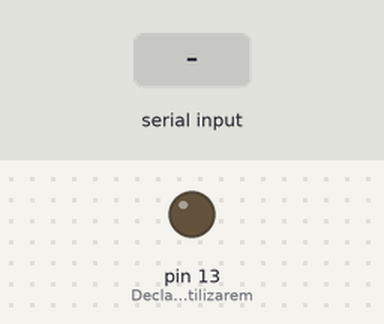
A sketch run on a simulated Arduino Uno, built with avr-gcc and run on an emulated ATmega328P. On the bench: output pins drawn as LEDs (lit = HIGH). The inputs (shaded band) are chosen by the test bench.

Above: at 1.2 s.
1.3 s: "e" received over Serial
At 1.7 s:
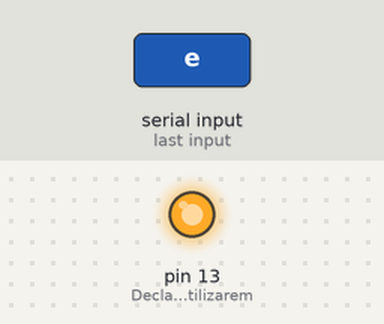
2.8 s: "a" received over Serial
At 4.0 s:
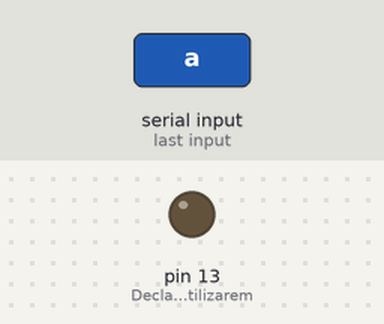
Timing chart, 0 to 5.8 s (numbered marks = the images above; inputs shaded):
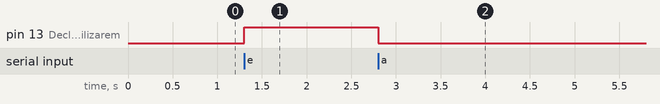

Measured:
- after the input at 1.3 s, pin 13 (Declaramos_que_utilizarem): LOW → HIGH at once
- after the input at 2.8 s, pin 13 (Declaramos_que_utilizarem): HIGH → LOW at once

The sketch:

led_serial.ino
```cpp
int input;

void setup(){

pinMode(13, OUTPUT); // Declaramos que utilizaremos el pin 13 como salida

Serial.begin(9600);
}

void loop(){

  if (Serial.available()>0){

    input=Serial.read();

    if (input=='e'){

      digitalWrite(13, HIGH); //Si el valor de input es e, se enciende el led

    } else if(input=='a'){

      digitalWrite(13, LOW); //Si el valor de input es a, se apaga el LED

    }
  }
}
```
